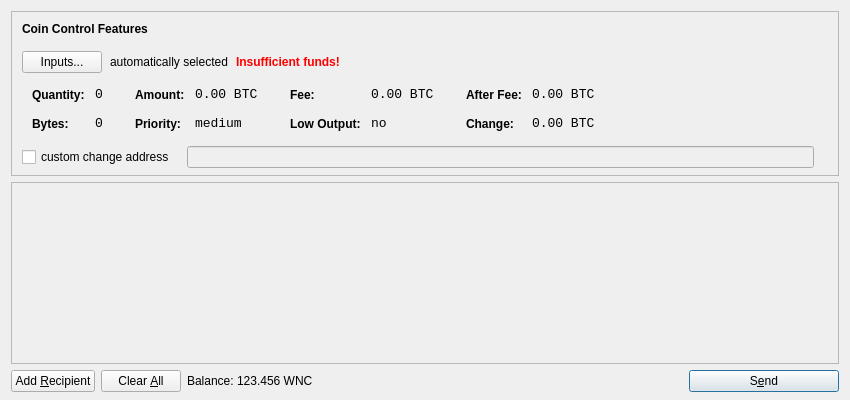
<?xml version="1.0" encoding="UTF-8"?>
<ui version="4.0">
 <class>SendCoinsDialog</class>
 <widget class="QDialog" name="SendCoinsDialog">
  <property name="geometry">
   <rect>
    <x>0</x>
    <y>0</y>
    <width>850</width>
    <height>400</height>
   </rect>
  </property>
  <property name="windowTitle">
   <string>Send Coins</string>
  </property>
  <layout class="QVBoxLayout" name="verticalLayout" stretch="0,1,0">
   <property name="bottomMargin">
    <number>8</number>
   </property>
   <item>
    <widget class="QFrame" name="frameCoinControl">
     <property name="sizePolicy">
      <sizepolicy hsizetype="Expanding" vsizetype="Expanding">
       <horstretch>0</horstretch>
       <verstretch>0</verstretch>
      </sizepolicy>
     </property>
     <property name="maximumSize">
      <size>
       <width>16777215</width>
       <height>16777215</height>
      </size>
     </property>
     <property name="frameShape">
      <enum>QFrame::StyledPanel</enum>
     </property>
     <property name="frameShadow">
      <enum>QFrame::Sunken</enum>
     </property>
     <layout class="QVBoxLayout" name="verticalLayoutCoinControl2">
      <property name="spacing">
       <number>-1</number>
      </property>
      <property name="leftMargin">
       <number>0</number>
      </property>
      <property name="topMargin">
       <number>0</number>
      </property>
      <property name="rightMargin">
       <number>0</number>
      </property>
      <property name="bottomMargin">
       <number>6</number>
      </property>
      <item>
       <layout class="QVBoxLayout" name="verticalLayoutCoinControl" stretch="0,0,0,0,1">
        <property name="spacing">
         <number>0</number>
        </property>
        <property name="leftMargin">
         <number>10</number>
        </property>
        <property name="topMargin">
         <number>10</number>
        </property>
        <item>
         <layout class="QHBoxLayout" name="horizontalLayoutCoinControl1">
          <property name="bottomMargin">
           <number>15</number>
          </property>
          <item>
           <widget class="QLabel" name="labelCoinControlFeatures">
            <property name="sizePolicy">
             <sizepolicy hsizetype="Preferred" vsizetype="Maximum">
              <horstretch>0</horstretch>
              <verstretch>0</verstretch>
             </sizepolicy>
            </property>
            <property name="font">
             <font>
              <weight>75</weight>
              <bold>true</bold>
             </font>
            </property>
            <property name="styleSheet">
             <string notr="true">font-weight:bold;</string>
            </property>
            <property name="text">
             <string>Coin Control Features</string>
            </property>
           </widget>
          </item>
         </layout>
        </item>
        <item>
         <layout class="QHBoxLayout" name="horizontalLayoutCoinControl2" stretch="0,0,0,0">
          <property name="spacing">
           <number>8</number>
          </property>
          <property name="bottomMargin">
           <number>10</number>
          </property>
          <item>
           <widget class="QPushButton" name="pushButtonCoinControl">
            <property name="styleSheet">
             <string notr="true"/>
            </property>
            <property name="text">
             <string>Inputs...</string>
            </property>
           </widget>
          </item>
          <item>
           <widget class="QLabel" name="labelCoinControlAutomaticallySelected">
            <property name="text">
             <string>automatically selected</string>
            </property>
            <property name="margin">
             <number>5</number>
            </property>
           </widget>
          </item>
          <item>
           <widget class="QLabel" name="labelCoinControlInsuffFunds">
            <property name="font">
             <font>
              <weight>75</weight>
              <bold>true</bold>
             </font>
            </property>
            <property name="styleSheet">
             <string notr="true">color:red;font-weight:bold;</string>
            </property>
            <property name="text">
             <string>Insufficient funds!</string>
            </property>
            <property name="margin">
             <number>5</number>
            </property>
           </widget>
          </item>
          <item>
           <spacer name="horizontalSpacerCoinControl">
            <property name="orientation">
             <enum>Qt::Horizontal</enum>
            </property>
            <property name="sizeHint" stdset="0">
             <size>
              <width>40</width>
              <height>1</height>
             </size>
            </property>
           </spacer>
          </item>
         </layout>
        </item>
        <item>
         <widget class="QWidget" name="widgetCoinControl" native="true">
          <property name="sizePolicy">
           <sizepolicy hsizetype="Preferred" vsizetype="Preferred">
            <horstretch>0</horstretch>
            <verstretch>0</verstretch>
           </sizepolicy>
          </property>
          <property name="minimumSize">
           <size>
            <width>0</width>
            <height>0</height>
           </size>
          </property>
          <property name="styleSheet">
           <string notr="true"/>
          </property>
          <layout class="QHBoxLayout" name="horizontalLayoutCoinControl5">
           <property name="margin">
            <number>0</number>
           </property>
           <item>
            <layout class="QHBoxLayout" name="horizontalLayoutCoinControl3" stretch="0,0,0,1">
             <property name="spacing">
              <number>20</number>
             </property>
             <property name="topMargin">
              <number>0</number>
             </property>
             <property name="bottomMargin">
              <number>10</number>
             </property>
             <item>
              <layout class="QFormLayout" name="formLayoutCoinControl1">
               <property name="horizontalSpacing">
                <number>10</number>
               </property>
               <property name="verticalSpacing">
                <number>14</number>
               </property>
               <property name="leftMargin">
                <number>10</number>
               </property>
               <property name="topMargin">
                <number>4</number>
               </property>
               <property name="rightMargin">
                <number>6</number>
               </property>
               <item row="0" column="0">
                <widget class="QLabel" name="labelCoinControlQuantityText">
                 <property name="styleSheet">
                  <string notr="true">font-weight:bold;</string>
                 </property>
                 <property name="text">
                  <string>Quantity:</string>
                 </property>
                 <property name="margin">
                  <number>0</number>
                 </property>
                </widget>
               </item>
               <item row="0" column="1">
                <widget class="QLabel" name="labelCoinControlQuantity">
                 <property name="font">
                  <font>
                   <family>Monospace</family>
                   <pointsize>10</pointsize>
                  </font>
                 </property>
                 <property name="cursor">
                  <cursorShape>IBeamCursor</cursorShape>
                 </property>
                 <property name="contextMenuPolicy">
                  <enum>Qt::ActionsContextMenu</enum>
                 </property>
                 <property name="text">
                  <string notr="true">0</string>
                 </property>
                 <property name="margin">
                  <number>0</number>
                 </property>
                 <property name="textInteractionFlags">
                  <set>Qt::LinksAccessibleByMouse|Qt::TextSelectableByKeyboard|Qt::TextSelectableByMouse</set>
                 </property>
                </widget>
               </item>
               <item row="1" column="0">
                <widget class="QLabel" name="labelCoinControlBytesText">
                 <property name="styleSheet">
                  <string notr="true">font-weight:bold;</string>
                 </property>
                 <property name="text">
                  <string>Bytes:</string>
                 </property>
                </widget>
               </item>
               <item row="1" column="1">
                <widget class="QLabel" name="labelCoinControlBytes">
                 <property name="font">
                  <font>
                   <family>Monospace</family>
                   <pointsize>10</pointsize>
                  </font>
                 </property>
                 <property name="cursor">
                  <cursorShape>IBeamCursor</cursorShape>
                 </property>
                 <property name="contextMenuPolicy">
                  <enum>Qt::ActionsContextMenu</enum>
                 </property>
                 <property name="text">
                  <string notr="true">0</string>
                 </property>
                 <property name="textInteractionFlags">
                  <set>Qt::LinksAccessibleByMouse|Qt::TextSelectableByKeyboard|Qt::TextSelectableByMouse</set>
                 </property>
                </widget>
               </item>
              </layout>
             </item>
             <item>
              <layout class="QFormLayout" name="formLayoutCoinControl2">
               <property name="horizontalSpacing">
                <number>10</number>
               </property>
               <property name="verticalSpacing">
                <number>14</number>
               </property>
               <property name="leftMargin">
                <number>6</number>
               </property>
               <property name="topMargin">
                <number>4</number>
               </property>
               <property name="rightMargin">
                <number>6</number>
               </property>
               <item row="0" column="0">
                <widget class="QLabel" name="labelCoinControlAmountText">
                 <property name="styleSheet">
                  <string notr="true">font-weight:bold;</string>
                 </property>
                 <property name="text">
                  <string>Amount:</string>
                 </property>
                 <property name="margin">
                  <number>0</number>
                 </property>
                </widget>
               </item>
               <item row="0" column="1">
                <widget class="QLabel" name="labelCoinControlAmount">
                 <property name="font">
                  <font>
                   <family>Monospace</family>
                   <pointsize>10</pointsize>
                  </font>
                 </property>
                 <property name="cursor">
                  <cursorShape>IBeamCursor</cursorShape>
                 </property>
                 <property name="contextMenuPolicy">
                  <enum>Qt::ActionsContextMenu</enum>
                 </property>
                 <property name="text">
                  <string notr="true">0.00 BTC</string>
                 </property>
                 <property name="textInteractionFlags">
                  <set>Qt::LinksAccessibleByMouse|Qt::TextSelectableByKeyboard|Qt::TextSelectableByMouse</set>
                 </property>
                </widget>
               </item>
               <item row="1" column="0">
                <widget class="QLabel" name="labelCoinControlPriorityText">
                 <property name="styleSheet">
                  <string notr="true">font-weight:bold;</string>
                 </property>
                 <property name="text">
                  <string>Priority:</string>
                 </property>
                </widget>
               </item>
               <item row="1" column="1">
                <widget class="QLabel" name="labelCoinControlPriority">
                 <property name="font">
                  <font>
                   <family>Monospace</family>
                   <pointsize>10</pointsize>
                  </font>
                 </property>
                 <property name="cursor">
                  <cursorShape>IBeamCursor</cursorShape>
                 </property>
                 <property name="contextMenuPolicy">
                  <enum>Qt::ActionsContextMenu</enum>
                 </property>
                 <property name="text">
                  <string>medium</string>
                 </property>
                 <property name="textInteractionFlags">
                  <set>Qt::LinksAccessibleByMouse|Qt::TextSelectableByKeyboard|Qt::TextSelectableByMouse</set>
                 </property>
                </widget>
               </item>
              </layout>
             </item>
             <item>
              <layout class="QFormLayout" name="formLayoutCoinControl3">
               <property name="horizontalSpacing">
                <number>10</number>
               </property>
               <property name="verticalSpacing">
                <number>14</number>
               </property>
               <property name="leftMargin">
                <number>6</number>
               </property>
               <property name="topMargin">
                <number>4</number>
               </property>
               <property name="rightMargin">
                <number>6</number>
               </property>
               <item row="0" column="0">
                <widget class="QLabel" name="labelCoinControlFeeText">
                 <property name="styleSheet">
                  <string notr="true">font-weight:bold;</string>
                 </property>
                 <property name="text">
                  <string>Fee:</string>
                 </property>
                 <property name="margin">
                  <number>0</number>
                 </property>
                </widget>
               </item>
               <item row="0" column="1">
                <widget class="QLabel" name="labelCoinControlFee">
                 <property name="font">
                  <font>
                   <family>Monospace</family>
                   <pointsize>10</pointsize>
                  </font>
                 </property>
                 <property name="cursor">
                  <cursorShape>IBeamCursor</cursorShape>
                 </property>
                 <property name="contextMenuPolicy">
                  <enum>Qt::ActionsContextMenu</enum>
                 </property>
                 <property name="text">
                  <string notr="true">0.00 BTC</string>
                 </property>
                 <property name="textInteractionFlags">
                  <set>Qt::LinksAccessibleByMouse|Qt::TextSelectableByKeyboard|Qt::TextSelectableByMouse</set>
                 </property>
                </widget>
               </item>
               <item row="1" column="0">
                <widget class="QLabel" name="labelCoinControlLowOutputText">
                 <property name="styleSheet">
                  <string notr="true">font-weight:bold;</string>
                 </property>
                 <property name="text">
                  <string>Low Output:</string>
                 </property>
                </widget>
               </item>
               <item row="1" column="1">
                <widget class="QLabel" name="labelCoinControlLowOutput">
                 <property name="font">
                  <font>
                   <family>Monospace</family>
                   <pointsize>10</pointsize>
                  </font>
                 </property>
                 <property name="cursor">
                  <cursorShape>IBeamCursor</cursorShape>
                 </property>
                 <property name="contextMenuPolicy">
                  <enum>Qt::ActionsContextMenu</enum>
                 </property>
                 <property name="text">
                  <string>no</string>
                 </property>
                 <property name="textInteractionFlags">
                  <set>Qt::LinksAccessibleByMouse|Qt::TextSelectableByKeyboard|Qt::TextSelectableByMouse</set>
                 </property>
                </widget>
               </item>
              </layout>
             </item>
             <item>
              <layout class="QFormLayout" name="formLayoutCoinControl4">
               <property name="horizontalSpacing">
                <number>10</number>
               </property>
               <property name="verticalSpacing">
                <number>14</number>
               </property>
               <property name="leftMargin">
                <number>6</number>
               </property>
               <property name="topMargin">
                <number>4</number>
               </property>
               <property name="rightMargin">
                <number>6</number>
               </property>
               <item row="0" column="0">
                <widget class="QLabel" name="labelCoinControlAfterFeeText">
                 <property name="styleSheet">
                  <string notr="true">font-weight:bold;</string>
                 </property>
                 <property name="text">
                  <string>After Fee:</string>
                 </property>
                 <property name="margin">
                  <number>0</number>
                 </property>
                </widget>
               </item>
               <item row="0" column="1">
                <widget class="QLabel" name="labelCoinControlAfterFee">
                 <property name="font">
                  <font>
                   <family>Monospace</family>
                   <pointsize>10</pointsize>
                  </font>
                 </property>
                 <property name="cursor">
                  <cursorShape>IBeamCursor</cursorShape>
                 </property>
                 <property name="contextMenuPolicy">
                  <enum>Qt::ActionsContextMenu</enum>
                 </property>
                 <property name="text">
                  <string notr="true">0.00 BTC</string>
                 </property>
                 <property name="textInteractionFlags">
                  <set>Qt::LinksAccessibleByMouse|Qt::TextSelectableByKeyboard|Qt::TextSelectableByMouse</set>
                 </property>
                </widget>
               </item>
               <item row="1" column="0">
                <widget class="QLabel" name="labelCoinControlChangeText">
                 <property name="styleSheet">
                  <string notr="true">font-weight:bold;</string>
                 </property>
                 <property name="text">
                  <string>Change:</string>
                 </property>
                </widget>
               </item>
               <item row="1" column="1">
                <widget class="QLabel" name="labelCoinControlChange">
                 <property name="font">
                  <font>
                   <family>Monospace</family>
                   <pointsize>10</pointsize>
                  </font>
                 </property>
                 <property name="cursor">
                  <cursorShape>IBeamCursor</cursorShape>
                 </property>
                 <property name="contextMenuPolicy">
                  <enum>Qt::ActionsContextMenu</enum>
                 </property>
                 <property name="text">
                  <string notr="true">0.00 BTC</string>
                 </property>
                 <property name="textInteractionFlags">
                  <set>Qt::LinksAccessibleByMouse|Qt::TextSelectableByKeyboard|Qt::TextSelectableByMouse</set>
                 </property>
                </widget>
               </item>
              </layout>
             </item>
            </layout>
           </item>
          </layout>
         </widget>
        </item>
        <item>
         <layout class="QHBoxLayout" name="horizontalLayoutCoinControl4" stretch="0,0,0">
          <property name="spacing">
           <number>12</number>
          </property>
          <property name="sizeConstraint">
           <enum>QLayout::SetDefaultConstraint</enum>
          </property>
          <property name="topMargin">
           <number>5</number>
          </property>
          <property name="rightMargin">
           <number>5</number>
          </property>
          <item>
           <widget class="QCheckBox" name="checkBoxCoinControlChange">
            <property name="text">
             <string>custom change address</string>
            </property>
           </widget>
          </item>
          <item>
           <widget class="QLineEdit" name="lineEditCoinControlChange">
            <property name="enabled">
             <bool>false</bool>
            </property>
            <property name="sizePolicy">
             <sizepolicy hsizetype="Expanding" vsizetype="Fixed">
              <horstretch>0</horstretch>
              <verstretch>0</verstretch>
             </sizepolicy>
            </property>
           </widget>
          </item>
          <item>
           <widget class="QLabel" name="labelCoinControlChangeLabel">
            <property name="sizePolicy">
             <sizepolicy hsizetype="Preferred" vsizetype="Expanding">
              <horstretch>0</horstretch>
              <verstretch>0</verstretch>
             </sizepolicy>
            </property>
            <property name="minimumSize">
             <size>
              <width>0</width>
              <height>0</height>
             </size>
            </property>
            <property name="text">
             <string/>
            </property>
            <property name="margin">
             <number>3</number>
            </property>
           </widget>
          </item>
         </layout>
        </item>
        <item>
         <spacer name="verticalSpacerCoinControl">
          <property name="orientation">
           <enum>Qt::Vertical</enum>
          </property>
          <property name="sizeHint" stdset="0">
           <size>
            <width>800</width>
            <height>1</height>
           </size>
          </property>
         </spacer>
        </item>
       </layout>
      </item>
     </layout>
    </widget>
   </item>
   <item>
    <widget class="QScrollArea" name="scrollArea">
     <property name="widgetResizable">
      <bool>true</bool>
     </property>
     <widget class="QWidget" name="scrollAreaWidgetContents">
      <property name="geometry">
       <rect>
        <x>0</x>
        <y>0</y>
        <width>830</width>
        <height>165</height>
       </rect>
      </property>
      <layout class="QVBoxLayout" name="verticalLayout_2">
       <property name="margin">
        <number>0</number>
       </property>
       <item>
        <layout class="QVBoxLayout" name="entries">
         <property name="spacing">
          <number>6</number>
         </property>
        </layout>
       </item>
       <item>
        <spacer name="verticalSpacer">
         <property name="orientation">
          <enum>Qt::Vertical</enum>
         </property>
         <property name="sizeHint" stdset="0">
          <size>
           <width>20</width>
           <height>40</height>
          </size>
         </property>
        </spacer>
       </item>
      </layout>
     </widget>
    </widget>
   </item>
   <item>
    <layout class="QHBoxLayout" name="horizontalLayout">
     <item>
      <widget class="QPushButton" name="addButton">
       <property name="toolTip">
        <string>Send to multiple recipients at once</string>
       </property>
       <property name="text">
        <string>Add &amp;Recipient</string>
       </property>
       <property name="icon">
        <iconset resource="../bitcoin.qrc">
         <normaloff>:/icons/add</normaloff>:/icons/add</iconset>
       </property>
       <property name="autoDefault">
        <bool>false</bool>
       </property>
      </widget>
     </item>
     <item>
      <widget class="QPushButton" name="clearButton">
       <property name="sizePolicy">
        <sizepolicy hsizetype="Minimum" vsizetype="Fixed">
         <horstretch>0</horstretch>
         <verstretch>0</verstretch>
        </sizepolicy>
       </property>
       <property name="toolTip">
        <string>Remove all transaction fields</string>
       </property>
       <property name="text">
        <string>Clear &amp;All</string>
       </property>
       <property name="icon">
        <iconset resource="../bitcoin.qrc">
         <normaloff>:/icons/remove</normaloff>:/icons/remove</iconset>
       </property>
       <property name="autoRepeatDelay">
        <number>300</number>
       </property>
       <property name="autoDefault">
        <bool>false</bool>
       </property>
      </widget>
     </item>
     <item>
      <layout class="QHBoxLayout" name="horizontalLayout_2">
       <property name="spacing">
        <number>3</number>
       </property>
       <item>
        <widget class="QLabel" name="label">
         <property name="text">
          <string>Balance:</string>
         </property>
        </widget>
       </item>
       <item>
        <widget class="QLabel" name="labelBalance">
         <property name="cursor">
          <cursorShape>IBeamCursor</cursorShape>
         </property>
         <property name="text">
          <string>123.456 WNC</string>
         </property>
         <property name="textInteractionFlags">
          <set>Qt::LinksAccessibleByMouse|Qt::TextSelectableByKeyboard|Qt::TextSelectableByMouse</set>
         </property>
        </widget>
       </item>
      </layout>
     </item>
     <item>
      <spacer name="horizontalSpacer">
       <property name="orientation">
        <enum>Qt::Horizontal</enum>
       </property>
       <property name="sizeHint" stdset="0">
        <size>
         <width>40</width>
         <height>20</height>
        </size>
       </property>
      </spacer>
     </item>
     <item>
      <widget class="QPushButton" name="sendButton">
       <property name="minimumSize">
        <size>
         <width>150</width>
         <height>0</height>
        </size>
       </property>
       <property name="toolTip">
        <string>Confirm the send action</string>
       </property>
       <property name="text">
        <string>S&amp;end</string>
       </property>
       <property name="icon">
        <iconset resource="../bitcoin.qrc">
         <normaloff>:/icons/send</normaloff>:/icons/send</iconset>
       </property>
       <property name="default">
        <bool>true</bool>
       </property>
      </widget>
     </item>
    </layout>
   </item>
  </layout>
 </widget>
 <resources>
  <include location="../bitcoin.qrc"/>
 </resources>
 <connections/>
</ui>
